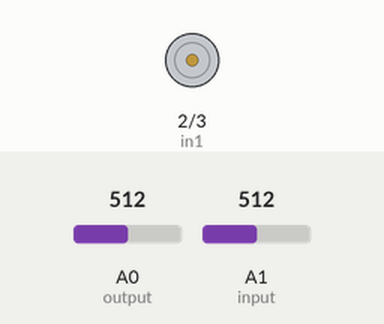
Recording of a sketch running on a simulated Arduino Uno, built with avr-gcc and run on an emulated ATmega328P. Shown: motor-driver pin pairs drawn as motors (green arrow = first pin HIGH = forward, orange = second pin HIGH = backward, longer = more drive, scaled by the enable pin). The test bench sets the inputs (shaded band); at power-on: A0 (output) = 512, A1 (input) = 512. What the sketch prints to the serial monitor is not drawn.

Above: at 1.2 s.
1.3 s: A0 (output) set to 531
2.8 s: A1 (input) set to 546
4.3 s: A1 (input) set to 579
7.3 s: A1 (input) set to 610
At 7.6 s:
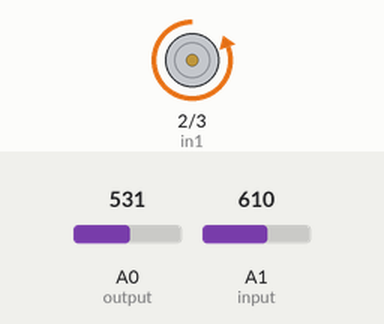
8.8 s: A0 (output) set to 716
At 10.0 s:
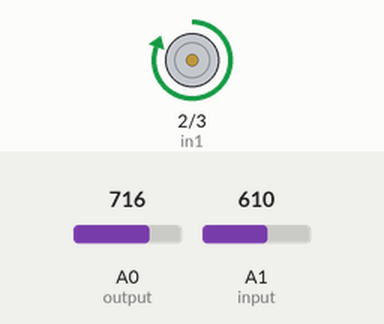
10.3 s: A0 (output) set to 511
At 11.5 s:
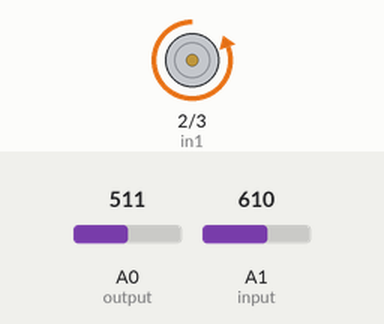
Timing chart, 0 to 13.3 s (numbered marks = the images above; inputs shaded):
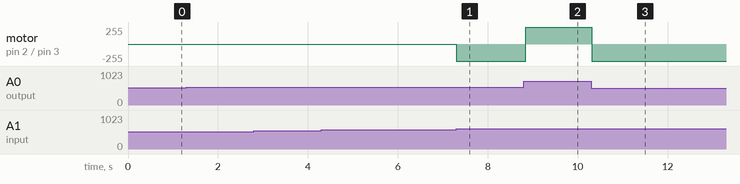

Measured:
- the behaviour switches between 591 and 592 on A1 (input) (found by bisection; images 0 and 1)
- after the input at 4.3 s, every drawn part: stays the same
- after the input at 7.3 s, motor on pin 2 (in1) / pin 3 (in2): stopped → backward 255/255 at once
- after the input at 8.8 s, motor on pin 2 (in1) / pin 3 (in2): backward 255/255 → forward 255/255 at once
- after the input at 10.3 s, motor on pin 2 (in1) / pin 3 (in2): forward 255/255 → backward 255/255 at once

The sketch:

Motor_Controller.ino
```cpp
int enA = 7;
int in1 = 2;
int in2 = 3;
int input = A1;
int output = A0;
float r = 0;
float y = 0;
float e = 0;
float MAPr = 0;
float MAPy = 0;
float MAPe =0;
int motorOutput = 0;
float Kp = 9;
float Ki = 0;
float Kd = 0;
double drerror = 0;

double elapsedTime;
double cumError;
double currentTime;
double previousTime;


void setup() {
  // put your setup code here, to run once:
  pinMode(enA, OUTPUT);
  pinMode(in1, OUTPUT);
  pinMode(in2, OUTPUT);
  pinMode(input, INPUT);
  pinMode(output, INPUT);
  Serial.begin(9600);
  cli();//stop interrupts

  //set timer1 interrupt at 1Hz
  TCCR1A = 0;// set entire TCCR1A register to 0
  TCCR1B = 0;// same for TCCR1B
  TCNT1  = 0;//initialize counter value to 0
  // set compare match register for 1hz increments
  OCR1A = 1000;// = (16*10^6) / (1*1024) - 1 (must be <65536)
  // turn on CTC mode
  TCCR1B |= (1 << WGM12);
  // Set CS12 and CS10 bits for 1024 prescaler
  TCCR1B |= (1 << CS12) | (1 << CS10);
  // enable timer compare interrupt
  TIMSK1 |= (1 << OCIE1A);


  sei();//allow interrupts

}
// Interrupt routine

void motorControl(float error)
{
  if(error == 0.0)
  {
    analogWrite(enA , motorOutput);
  }
  else if(error < 0.0)
  {
      digitalWrite(in1, HIGH);
      digitalWrite(in2, LOW);
      analogWrite(enA ,motorOutput);
  }
  else
  {
     digitalWrite(in1, LOW);
     digitalWrite(in2, HIGH);
     analogWrite(enA ,motorOutput);
  }
}
ISR(TIMER1_COMPA_vect)
{
  r = analogRead(input);//*12/500;
  y = analogRead(output);
  MAPr = map(r , 0, 1023 , 0, 255);
  MAPy = map(y , 0, 1023 , 0, 255);
  //Serial.println("r = ");
  //Serial.println(MAPr);
  //Serial.println("y = ");
  //Serial.println(MAPy);
  e = r-y;
  MAPe = map(e , 0, 1023 , 0, 255);
  //Serial.println("e = ");
  //Serial.println(MAPe);
  //Serial.println(MAPy);
  currentTime = millis();
  elapsedTime = (currentTime - previousTime);

  cumError += MAPe * elapsedTime;
  drerror = e / elapsedTime;

  motorOutput = (Kp*MAPe) + (Ki*cumError)+ (Kd*drerror);
    if (motorOutput < 0)
    {
      motorOutput = -motorOutput;
    }
    //Serial.println("Input = ");
    Serial.print(MAPr);
    Serial.print(",");
    Serial.print(MAPy);
    //Serial.println("Error = ");
    //Serial.println(MAPe);
  }


void loop() {
  motorControl(MAPe);
}
```
